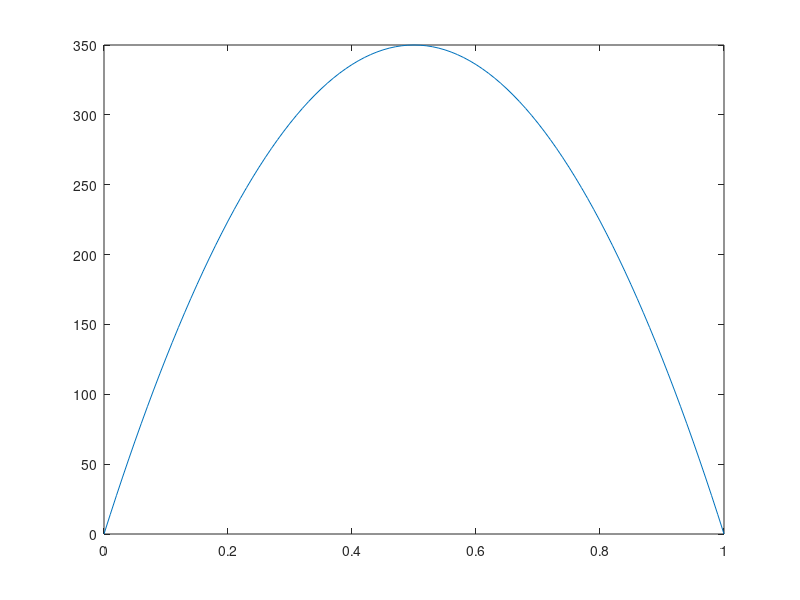

MATLAB code for this plot:
fs =2500;
Ts = 1/fs;
Vd =280;
L = 10e-6;


ILmax = Ts*Vd/(8*L);
D = 0:0.01:1;
IL = ILmax*D.*(1-D);
plot(D,IL);

C = 150e-6;
fc = 1/(2*pi*sqrt(L*C))